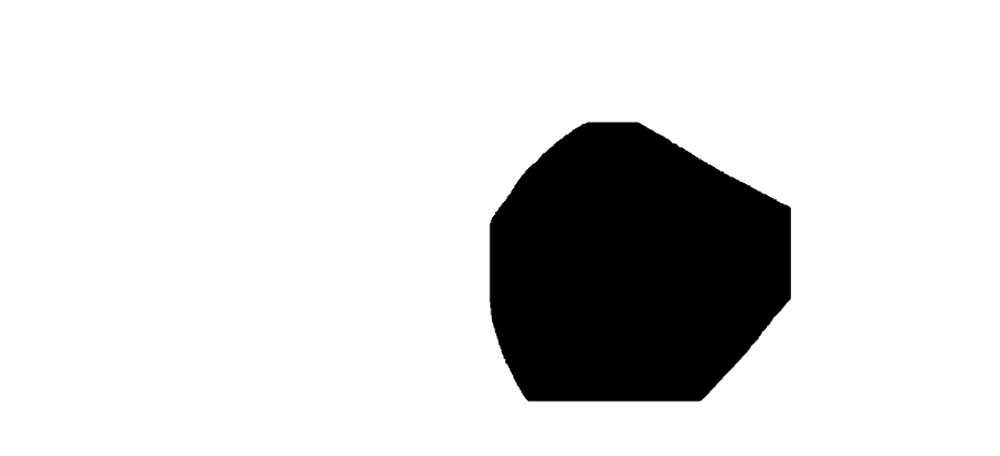
#> input picture data/test2.png, 1000 x 456 px, shrunk from 1793 x 817 before the run
$ python recon_test.py
#> lines starting #> are read from the running program, lines starting #| are printed output that depends on the picture; after the words box and inside, x2 and y2 are one past the last pixel; in counts of white or black regions, pixels touching at a corner belong together
#> further down, img is the input picture: shape (456, 1000, 3); min 0, max 255, mean 217.3
### src/contourDetection.py
import cv2

def contour_detection(img):
    img = cv2.cvtColor(img, cv2.COLOR_BGR2GRAY)
#> img: shape (456, 1000)
    _, thresh = cv2.threshold(img, 127, 255, cv2.THRESH_BINARY_INV)
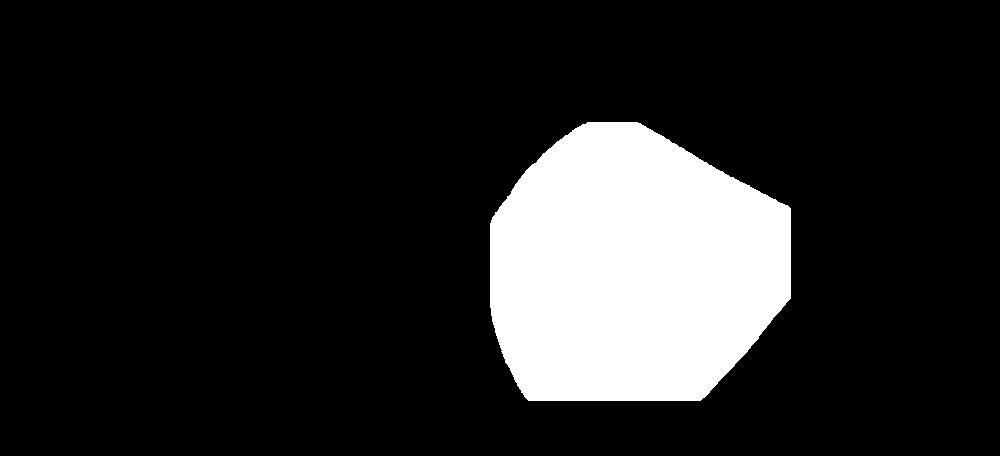
#> thresh: shape (456, 1000); 14.8% white; 1 white region
    contours, _ = cv2.findContours(
        thresh,
        cv2.RETR_EXTERNAL,
        cv2.CHAIN_APPROX_NONE
    )
#> contours = 1 contour; box (x1, y1, x2, y2) and area: (490, 122, 791, 401) 66953
    contour = max(contours, key=cv2.contourArea)
#> contour = contour of 866 points, box (x1, y1, x2, y2) (490, 122, 791, 401), area 66953
    epsilon = 2.0
    approx = cv2.approxPolyDP(contour, epsilon, True)
#> approx = contour of 13 points, box (x1, y1, x2, y2) (490, 123, 791, 401), area 66770
    points = approx.reshape(-1, 2)
#> points = 13 rows, first 8: [582, 124], [557, 141], [525, 171], [490, 223], [490, 307], [505, 362], [528, 400], [700, 400]
    return points

### src/draw.py
import cv2 as cv

def draw_dot_bounds(target_img, point, size, color):
    cv.rectangle(target_img, (point.x - size, point.y - size), (point.x + size, point.y + size), color)

def draw_line(target_img, point1, point2, thickness, color):
    cv.line(target_img, (point1.x, point1.y), (point2.x, point2.y), color = color, thickness = thickness)

### src/geometry.py
from dataclasses import dataclass, field
import numpy as np

@dataclass
class Point:
    x: float
    y: float

    def __str__(self):
        return f"Point({self.x}, {self.y})"

@dataclass
class Line:
    A: Point
    B: Point
    Vec: Point = field(init=False)

    def __post_init__(self):
        self.Vec = Point(self.A.x - self.B.x, self.A.y - self.B.y)
    def __str__(self):
        return f"Line between ({self.A.x}, {self.A.y}) and ({self.B.x}, {self.B.y})"

    @property
    def length(self) -> float:
        return np.sqrt(self.Vec.x ** 2 + self.Vec.y ** 2)
    @property
    def angle(self) -> float:
        return np.arctan2(self.Vec.y, self.Vec.x) % np.pi
    @property
    def center(self)->Point:
        return Point(int((self.A.x + self.B.x) / 2), int((self.A.y + self.B.y) / 2))

### src/recon_test.py
import draw, contourDetection
import numpy as np
import cv2
from geometry import Point
import math

img = cv2.imread("../data/test2.png")
points = contourDetection.contour_detection(img)
vox_resolution = 128

#cropping
centroid = Point(0,0)
for point in points:
    centroid.x += point[0]
    centroid.y += point[1]
#> this loop made 13 passes
#> (point, centroid.x, centroid.y) on passes 2 to 13: ([557, 141], 1139, 265), ([525, 171], 1664, 436), ([490, 223], 2154, 659), ([490, 307], 2644, 966), ([505, 362], 3149, 1328), ([528, 400], 3677, 1728), ([700, 400], 4377, 2128), ([747, 351], 5124, 2479), ([790, 298], 5914, 2777), ([790, 208], 6704, 2985), ([730, 177], 7434, 3162), ([640, 123], 8074, 3285)
#> after the loop, centroid.x = 8074; centroid.y = 3285
centroid.x = centroid.x // len(points)
#> centroid.x = 621
centroid.y = centroid.y // len(points)
#> centroid.y = 252
print(centroid)
draw.draw_dot_bounds(img, centroid, 5, (0,255,0))

p1 = Point(centroid.x, centroid.y)#left
p2 = Point(centroid.x, centroid.y)#top
p3 = Point(centroid.x, centroid.y)#righd
p4 = Point(centroid.x, centroid.y)#bottom
for point in points:
        x, y = point
        draw.draw_dot_bounds(img, Point(x, y), 5, (255,0,0))
        if x < p1.x: p1 = Point(x,y)
        if y < p2.y: p2 = Point(x,y)
        if x > p3.x: p3 = Point(x,y)
        if y > p4.y: p4 = Point(x,y)
#> this loop made 13 passes
#> (x, y) on passes 1 to 12: (582, 124), (557, 141), (525, 171), (490, 223), (490, 307), (505, 362), (528, 400), (700, 400), (747, 351), (790, 298), (790, 208), (730, 177)
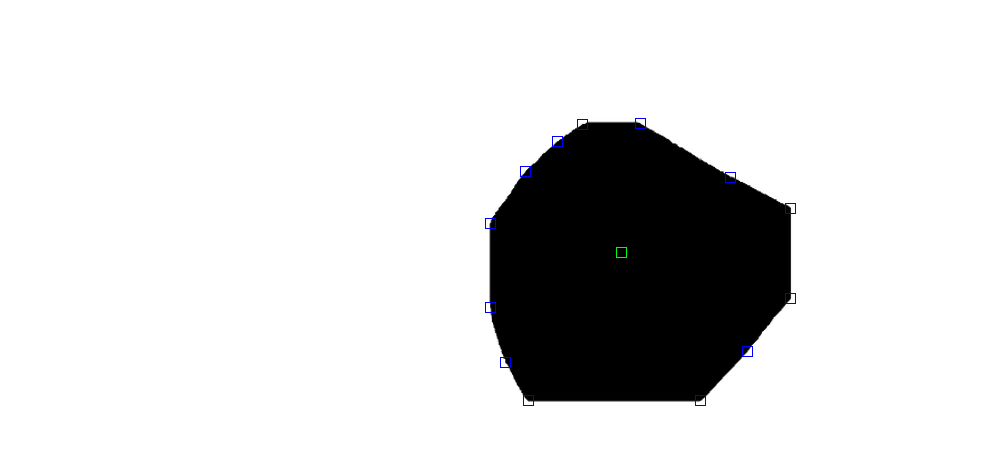
#> img: shape (456, 1000, 3); mean B, G, R 217.4, 217.2, 217.1

p_low = Point(p1.x, p4.y)
p_high = Point(p3.x, p2.y)


draw.draw_dot_bounds(img, p1, 5, (0,0,255))
#> in draw_dot_bounds (call 15), `cv.rectangle(target_img, (point.x - size, point.y - size), (point.x + ..`:
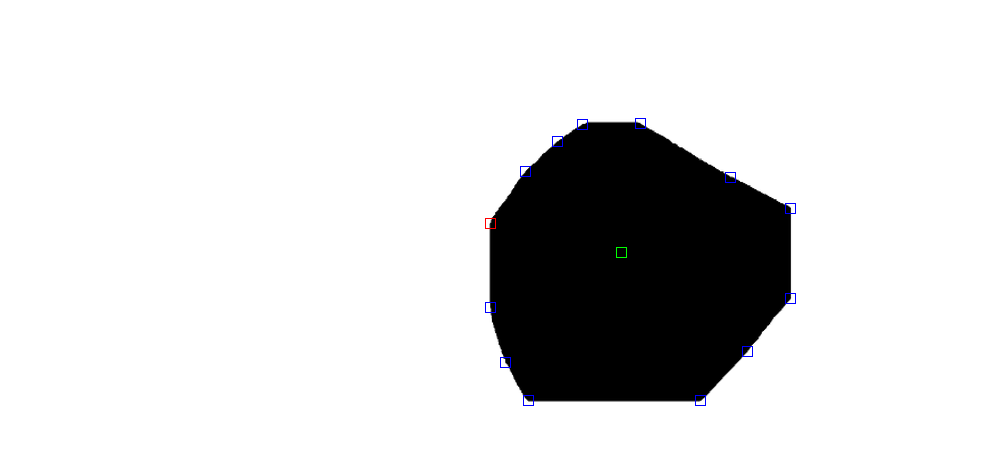
#> target_img: shape (456, 1000, 3); mean B, G, R 217.4, 217.2, 217.2
draw.draw_dot_bounds(img, p2, 5, (0,0,255))
#> in draw_dot_bounds (call 16), `cv.rectangle(target_img, (point.x - size, point.y - size), (point.x + ..`: target_img: shape (456, 1000, 3); 0.01% of pixels changed, all inside (x1, y1, x2, y2) = (635, 118, 646, 129)
draw.draw_dot_bounds(img, p3, 5, (0,0,255))
#> in draw_dot_bounds (call 17), `cv.rectangle(target_img, (point.x - size, point.y - size), (point.x + ..`: target_img: shape (456, 1000, 3); mean B, G, R 217.4, 217.2, 217.2
draw.draw_dot_bounds(img, p4, 5, (0,0,255))
#> in draw_dot_bounds (call 18), `cv.rectangle(target_img, (point.x - size, point.y - size), (point.x + ..`: target_img: shape (456, 1000, 3); mean B, G, R 217.3, 217.2, 217.2
draw.draw_dot_bounds(img, p_low, 5, (0,255,0))
#> in draw_dot_bounds (call 19), `cv.rectangle(target_img, (point.x - size, point.y - size), (point.x + ..`: target_img: shape (456, 1000, 3); mean B, G, R 217.3, 217.2, 217.2
draw.draw_dot_bounds(img, p_high, 5, (0,255,0))
#> in draw_dot_bounds (call 20), `cv.rectangle(target_img, (point.x - size, point.y - size), (point.x + ..`: target_img: shape (456, 1000, 3); mean B, G, R 217.3, 217.2, 217.2

cv2.imshow("img", img)
cv2.waitKey(0)

$ run again, with data/test1.png copied over data/test2.png
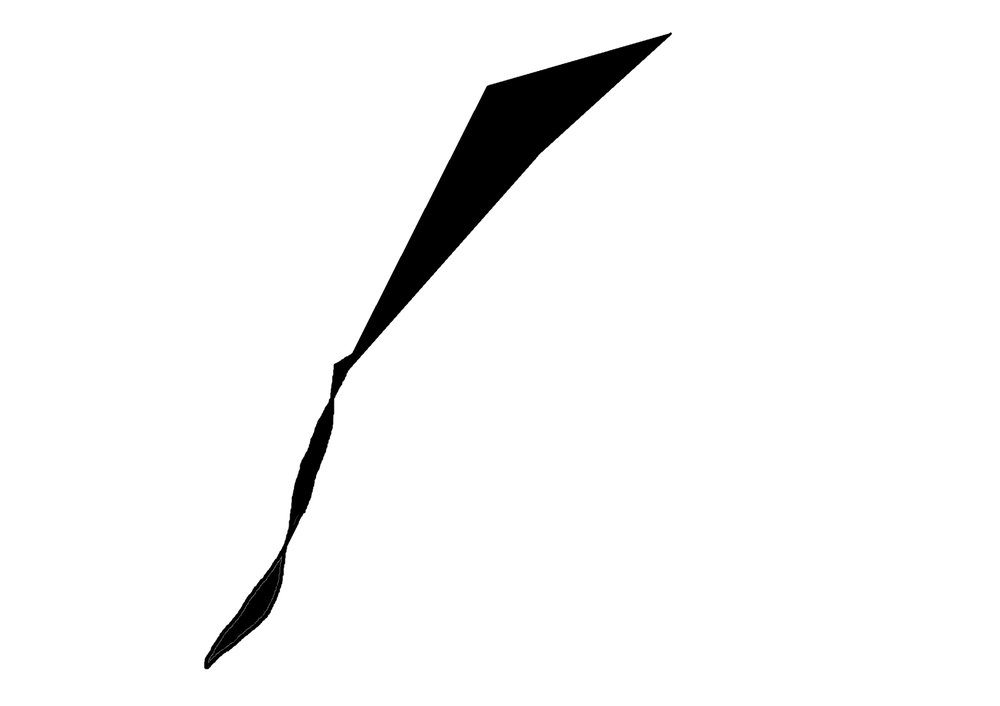
#> input picture data/test1.png, 1000 x 706 px, shrunk from 1675 x 1182 before the run
#> img is the input picture: shape (706, 1000, 3); min 0, max 255, mean 245.6
#> in contour_detection, `_, thresh = cv2.threshold(img, 127, 255, cv2.THRESH_BINARY_INV)`:
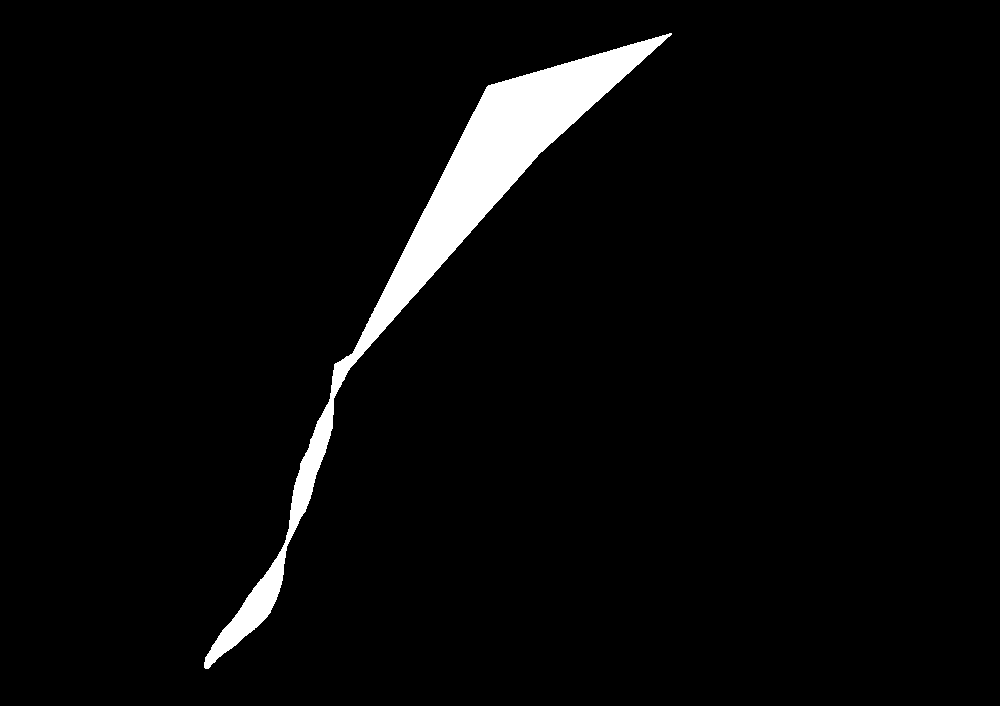
#> thresh: shape (706, 1000); 3.7% white; 1 white region
#> contours = 1 contour; box (x1, y1, x2, y2) and area: (204, 33, 672, 669) 25366
#> contour = contour of 1435 points, box (x1, y1, x2, y2) (204, 33, 672, 669), area 25366
#> approx = contour of 23 points, box (x1, y1, x2, y2) (205, 33, 672, 669), area 24929
#> in contour_detection, `points = approx.reshape(-1, 2)`: points = 23 rows, first 8: [671, 33], [486, 87], [353, 352], [334, 364], [329, 401], [317, 421], [309, 447], [300, 463]
#> the loop `for point in points:` made 23 passes
#> (point, centroid.x, centroid.y) on passes 2 to 9: ([486, 87], 1157, 120), ([353, 352], 1510, 472), ([334, 364], 1844, 836), ([329, 401], 2173, 1237), ([317, 421], 2490, 1658), ([309, 447], 2799, 2105), ([300, 463], 3099, 2568), ([285, 542], 3384, 3110)
#> after the loop `for point in points:`: centroid.x = 7652; centroid.y = 10155
#> `centroid.x = centroid.x // len(points)`: centroid.x = 332
#> `centroid.y = centroid.y // len(points)`: centroid.y = 441
#> the loop `for point in points:` made 23 passes
#> in draw_dot_bounds (call 25), `cv.rectangle(target_img, (point.x - size, point.y - size), (point.x + ..`:
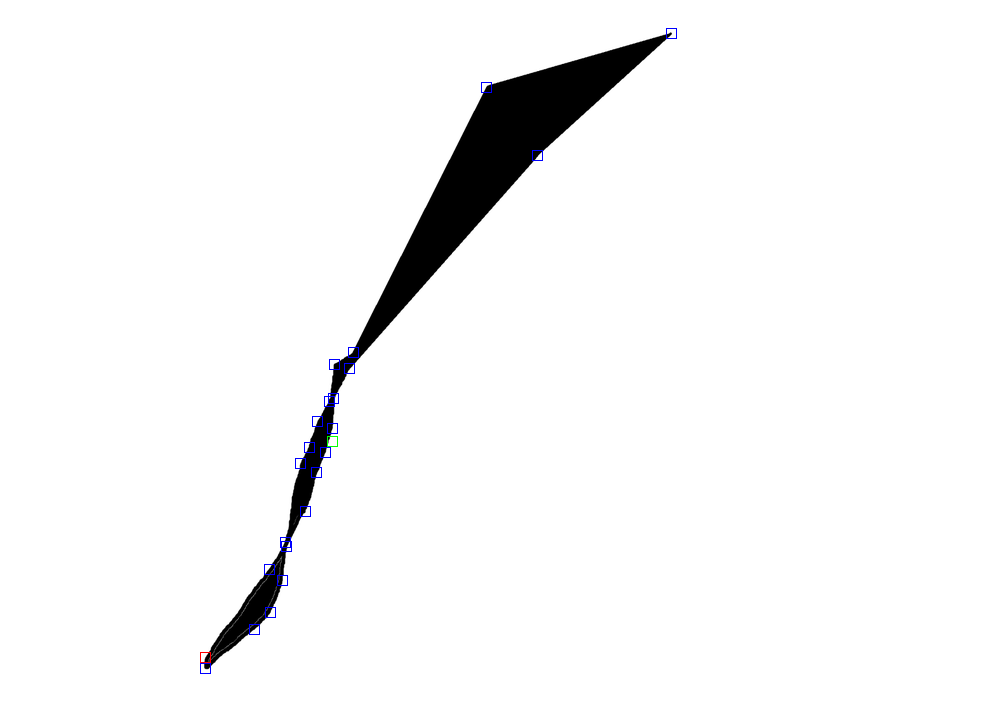
#> target_img: shape (706, 1000, 3); mean B, G, R 245.7, 245.4, 245.4
#> target_img: shape (706, 1000, 3); 0.01% of pixels changed, all inside (x1, y1, x2, y2) = (666, 28, 677, 39)
#> target_img: shape (706, 1000, 3); mean B, G, R 245.7, 245.4, 245.5
#> target_img: shape (706, 1000, 3); mean B, G, R 245.7, 245.4, 245.4
#> target_img: shape (706, 1000, 3); mean B, G, R 245.7, 245.5, 245.4

$ run again, with data/test.png copied over data/test2.png
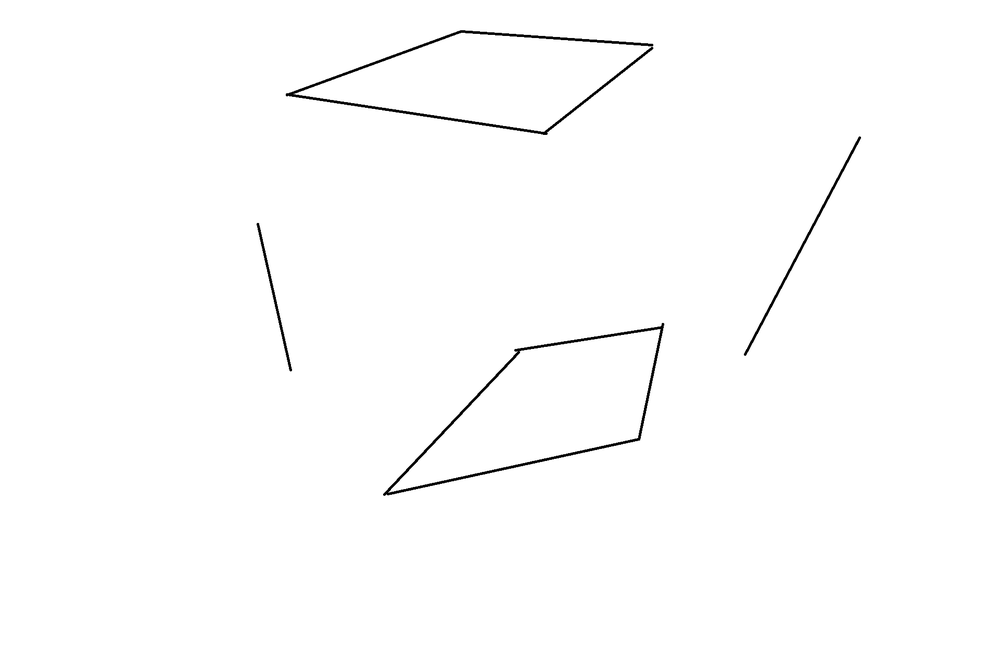
#> input picture data/test.png, 1000 x 662 px, shrunk from 1921 x 1271 before the run
#> img is the input picture: shape (662, 1000, 3); min 0, max 255, mean 253.1
#> in contour_detection, `_, thresh = cv2.threshold(img, 127, 255, cv2.THRESH_BINARY_INV)`:
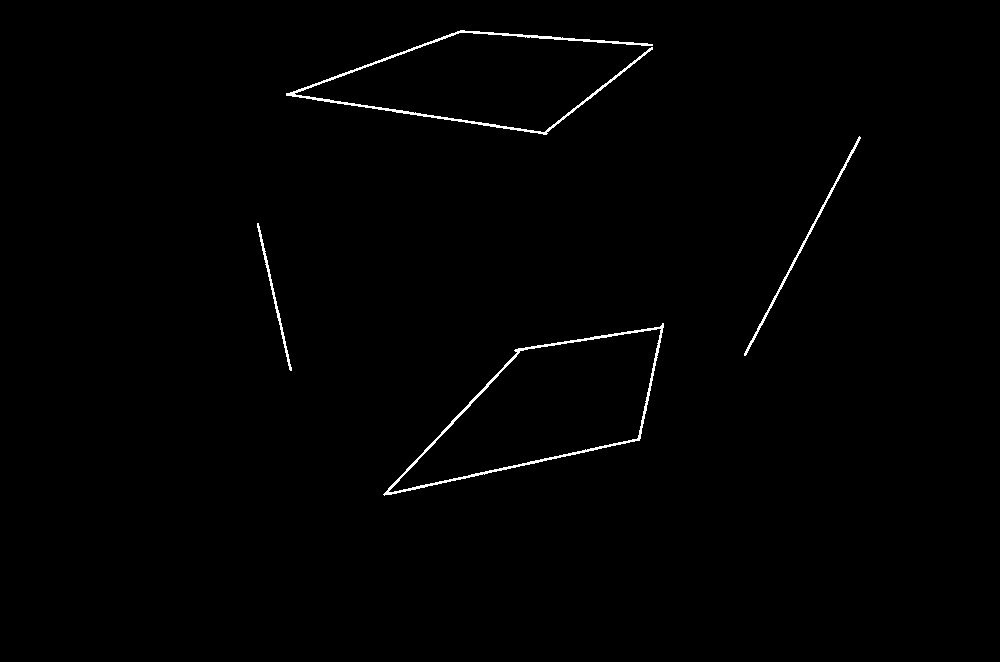
#> thresh: shape (662, 1000); 0.74% white in thin lines or dots, all inside (x1, y1, x2, y2) = (257, 30, 861, 496)
#> contours = 4 contours; box (x1, y1, x2, y2) and area: (383, 323, 664, 496) 22967, (286, 30, 653, 135) 1272, (744, 136, 861, 356) 418, (257, 223, 292, 371) 242
#> contour = contour of 668 points, box (x1, y1, x2, y2) (383, 323, 664, 496), area 22967
#> approx = [[663, 323], [659, 327], [515, 349], [517, 352], [383, 494], [639, 440]]
#> in contour_detection, `points = approx.reshape(-1, 2)`: points has the same summary as approx
#> `points = contourDetection.contour_detection(img)`: points has the same summary as approx in contour_detection
#> the loop `for point in points:` made 6 passes
#> (point, centroid.x, centroid.y) on passes 2 to 6: ([659, 327], 1322, 650), ([515, 349], 1837, 999), ([517, 352], 2354, 1351), ([383, 494], 2737, 1845), ([639, 440], 3376, 2285)
#> after the loop `for point in points:`: centroid.x = 3376; centroid.y = 2285
#> `centroid.x = centroid.x // len(points)`: centroid.x = 562
#> `centroid.y = centroid.y // len(points)`: centroid.y = 380
#> the loop `for point in points:` made 6 passes
#> target_img: shape (662, 1000, 3); mean B, G, R 253.1, 253, 253
#> target_img: shape (662, 1000, 3); mean B, G, R 253.1, 253, 253
#> target_img: shape (662, 1000, 3); mean B, G, R 253.1, 253, 253
#> target_img: shape (662, 1000, 3); mean B, G, R 253.1, 253, 253
